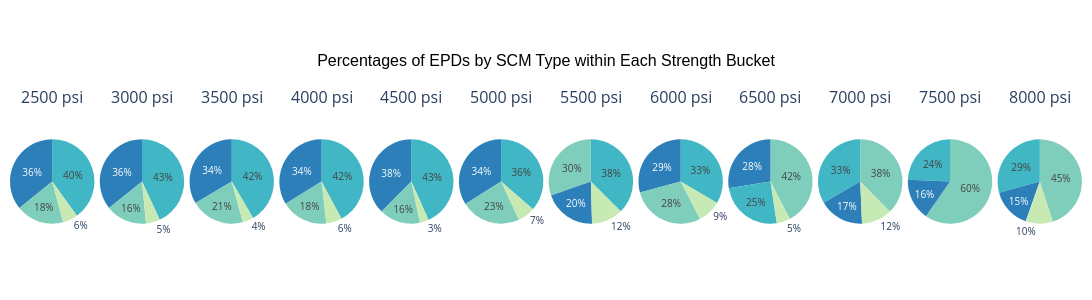

Here is the notebook cell this chart was saved with:
### Code cell
fig_pie = make_subplots(
    rows=1,
    cols=len(strength_order),
    specs=[[{'type': 'pie'}] * len(strength_order)],
    subplot_titles=[f'{int(s)} psi' for s in strength_order],
    horizontal_spacing=0.005,
)

for col_idx, strength in enumerate(strength_order, start=1):
    bucket = df_plot[df_plot['Compressive_Strength'] == strength]
    counts = bucket['scm_type'].value_counts()

    labels, values, pie_colors = [], [], []
    for scm_type, color in zip(scm_plot_order, colors):
        count = counts.get(scm_type, 0)
        if count > 0:
            labels.append(scm_type)
            values.append(count)
            pie_colors.append(color)

    total = sum(values)
    pct_texts = [f'{round(v / total * 100)}%' for v in values]

    fig_pie.add_trace(
        go.Pie(
            labels=labels,
            values=values,
            marker=dict(colors=pie_colors),
            text=pct_texts,
            textinfo='text',
            hovertemplate='%{label}<br>%{text} of %{value:,} mixes<extra></extra>',
            showlegend=False,
            textfont=dict(size=10),
            insidetextorientation='auto',
        ),
        row=1, col=col_idx,
    )

fig_pie.update_layout(
    title={
        'text': 'Percentages of EPDs by SCM Type within Each Strength Bucket',
        'x': 0.5, 'xanchor': 'center', 'yanchor': 'top',
        'font': {'size': 16, 'family': 'Arial', 'color': 'black'},
    },
    height=300,
    width=1400,
    paper_bgcolor='white',
    margin=dict(t=110, b=20, l=10, r=10),
)

fig_pie.show()

### Figure 1 — Plotly figure (JSON) as saved in the notebook; plotly's stock layout.template omitted (floating-point values rounded to 4 significant figures)
{"data": [{"domain": {"x": [0, 0.07875], "y": [0, 1]}, "hovertemplate": "%{label}<br>%{text} of %{value:,} mixes<extra></extra>", "insidetextorientation": "auto", "labels": ["No SCM", "Fly Ash", "Slag", "Both Fly Ash & Slag"], "marker": {"colors": ["#2c7fb8", "#41b6c4", "#7fcdbb", "#c7e9b4"]}, "showlegend": false, "text": ["36%", "40%", "18%", "6%"], "textfont": {"size": 10}, "textinfo": "text", "type": "pie", "values": [451, 504, 231, 73]}, {"domain": {"x": [0.08375, 0.1625], "y": [0, 1]}, "hovertemplate": "%{label}<br>%{text} of %{value:,} mixes<extra></extra>", "insidetextorientation": "auto", "labels": ["No SCM", "Fly Ash", "Slag", "Both Fly Ash & Slag"], "marker": {"colors": ["#2c7fb8", "#41b6c4", "#7fcdbb", "#c7e9b4"]}, "showlegend": false, "text": ["36%", "43%", "16%", "5%"], "textfont": {"size": 10}, "textinfo": "text", "type": "pie", "values": [2724, 3284, 1204, 408]}, {"domain": {"x": [0.1675, 0.2463], "y": [0, 1]}, "hovertemplate": "%{label}<br>%{text} of %{value:,} mixes<extra></extra>", "insidetextorientation": "auto", "labels": ["No SCM", "Fly Ash", "Slag", "Both Fly Ash & Slag"], "marker": {"colors": ["#2c7fb8", "#41b6c4", "#7fcdbb", "#c7e9b4"]}, "showlegend": false, "text": ["34%", "42%", "21%", "4%"], "textfont": {"size": 10}, "textinfo": "text", "type": "pie", "values": [1363, 1689, 841, 172]}, {"domain": {"x": [0.2513, 0.33], "y": [0, 1]}, "hovertemplate": "%{label}<br>%{text} of %{value:,} mixes<extra></extra>", "insidetextorientation": "auto", "labels": ["No SCM", "Fly Ash", "Slag", "Both Fly Ash & Slag"], "marker": {"colors": ["#2c7fb8", "#41b6c4", "#7fcdbb", "#c7e9b4"]}, "showlegend": false, "text": ["34%", "42%", "18%", "6%"], "textfont": {"size": 10}, "textinfo": "text", "type": "pie", "values": [4398, 5488, 2350, 778]}, {"domain": {"x": [0.335, 0.4138], "y": [0, 1]}, "hovertemplate": "%{label}<br>%{text} of %{value:,} mixes<extra></extra>", "insidetextorientation": "auto", "labels": ["No SCM", "Fly Ash", "Slag", "Both Fly Ash & Slag"], "marker": {"colors": ["#2c7fb8", "#41b6c4", "#7fcdbb", "#c7e9b4"]}, "showlegend": false, "text": ["38%", "43%", "16%", "3%"], "textfont": {"size": 10}, "textinfo": "text", "type": "pie", "values": [1849, 2131, 773, 168]}, {"domain": {"x": [0.4188, 0.4975], "y": [0, 1]}, "hovertemplate": "%{label}<br>%{text} of %{value:,} mixes<extra></extra>", "insidetextorientation": "auto", "labels": ["No SCM", "Fly Ash", "Slag", "Both Fly Ash & Slag"], "marker": {"colors": ["#2c7fb8", "#41b6c4", "#7fcdbb", "#c7e9b4"]}, "showlegend": false, "text": ["34%", "36%", "23%", "7%"], "textfont": {"size": 10}, "textinfo": "text", "type": "pie", "values": [2840, 3043, 1919, 558]}, {"domain": {"x": [0.5025, 0.5813], "y": [0, 1]}, "hovertemplate": "%{label}<br>%{text} of %{value:,} mixes<extra></extra>", "insidetextorientation": "auto", "labels": ["No SCM", "Fly Ash", "Slag", "Both Fly Ash & Slag"], "marker": {"colors": ["#2c7fb8", "#41b6c4", "#7fcdbb", "#c7e9b4"]}, "showlegend": false, "text": ["20%", "38%", "30%", "12%"], "textfont": {"size": 10}, "textinfo": "text", "type": "pie", "values": [93, 174, 141, 56]}, {"domain": {"x": [0.5863, 0.665], "y": [0, 1]}, "hovertemplate": "%{label}<br>%{text} of %{value:,} mixes<extra></extra>", "insidetextorientation": "auto", "labels": ["No SCM", "Fly Ash", "Slag", "Both Fly Ash & Slag"], "marker": {"colors": ["#2c7fb8", "#41b6c4", "#7fcdbb", "#c7e9b4"]}, "showlegend": false, "text": ["29%", "33%", "28%", "9%"], "textfont": {"size": 10}, "textinfo": "text", "type": "pie", "values": [957, 1098, 931, 293]}, {"domain": {"x": [0.67, 0.7488], "y": [0, 1]}, "hovertemplate": "%{label}<br>%{text} of %{value:,} mixes<extra></extra>", "insidetextorientation": "auto", "labels": ["No SCM", "Fly Ash", "Slag", "Both Fly Ash & Slag"], "marker": {"colors": ["#2c7fb8", "#41b6c4", "#7fcdbb", "#c7e9b4"]}, "showlegend": false, "text": ["28%", "25%", "42%", "5%"], "textfont": {"size": 10}, "textinfo": "text", "type": "pie", "values": [80, 72, 123, 15]}, {"domain": {"x": [0.7538, 0.8325], "y": [0, 1]}, "hovertemplate": "%{label}<br>%{text} of %{value:,} mixes<extra></extra>", "insidetextorientation": "auto", "labels": ["No SCM", "Fly Ash", "Slag", "Both Fly Ash & Slag"], "marker": {"colors": ["#2c7fb8", "#41b6c4", "#7fcdbb", "#c7e9b4"]}, "showlegend": false, "text": ["17%", "33%", "38%", "12%"], "textfont": {"size": 10}, "textinfo": "text", "type": "pie", "values": [140, 271, 305, 95]}, {"domain": {"x": [0.8375, 0.9163], "y": [0, 1]}, "hovertemplate": "%{label}<br>%{text} of %{value:,} mixes<extra></extra>", "insidetextorientation": "auto", "labels": ["No SCM", "Fly Ash", "Slag"], "marker": {"colors": ["#2c7fb8", "#41b6c4", "#7fcdbb"]}, "showlegend": false, "text": ["16%", "24%", "60%"], "textfont": {"size": 10}, "textinfo": "text", "type": "pie", "values": [19, 29, 71]}, {"domain": {"x": [0.9213, 1], "y": [0, 1]}, "hovertemplate": "%{label}<br>%{text} of %{value:,} mixes<extra></extra>", "insidetextorientation": "auto", "labels": ["No SCM", "Fly Ash", "Slag", "Both Fly Ash & Slag"], "marker": {"colors": ["#2c7fb8", "#41b6c4", "#7fcdbb", "#c7e9b4"]}, "showlegend": false, "text": ["15%", "29%", "45%", "10%"], "textfont": {"size": 10}, "textinfo": "text", "type": "pie", "values": [149, 284, 437, 101]}], "layout": {"annotations": [{"font": {"size": 16}, "showarrow": false, "text": "2500 psi", "x": 0.03938, "xanchor": "center", "xref": "paper", "y": 1, "yanchor": "bottom", "yref": "paper"}, {"font": {"size": 16}, "showarrow": false, "text": "3000 psi", "x": 0.1231, "xanchor": "center", "xref": "paper", "y": 1, "yanchor": "bottom", "yref": "paper"}, {"font": {"size": 16}, "showarrow": false, "text": "3500 psi", "x": 0.2069, "xanchor": "center", "xref": "paper", "y": 1, "yanchor": "bottom", "yref": "paper"}, {"font": {"size": 16}, "showarrow": false, "text": "4000 psi", "x": 0.2906, "xanchor": "center", "xref": "paper", "y": 1, "yanchor": "bottom", "yref": "paper"}, {"font": {"size": 16}, "showarrow": false, "text": "4500 psi", "x": 0.3744, "xanchor": "center", "xref": "paper", "y": 1, "yanchor": "bottom", "yref": "paper"}, {"font": {"size": 16}, "showarrow": false, "text": "5000 psi", "x": 0.4581, "xanchor": "center", "xref": "paper", "y": 1, "yanchor": "bottom", "yref": "paper"}, {"font": {"size": 16}, "showarrow": false, "text": "5500 psi", "x": 0.5419, "xanchor": "center", "xref": "paper", "y": 1, "yanchor": "bottom", "yref": "paper"}, {"font": {"size": 16}, "showarrow": false, "text": "6000 psi", "x": 0.6256, "xanchor": "center", "xref": "paper", "y": 1, "yanchor": "bottom", "yref": "paper"}, {"font": {"size": 16}, "showarrow": false, "text": "6500 psi", "x": 0.7094, "xanchor": "center", "xref": "paper", "y": 1, "yanchor": "bottom", "yref": "paper"}, {"font": {"size": 16}, "showarrow": false, "text": "7000 psi", "x": 0.7931, "xanchor": "center", "xref": "paper", "y": 1, "yanchor": "bottom", "yref": "paper"}, {"font": {"size": 16}, "showarrow": false, "text": "7500 psi", "x": 0.8769, "xanchor": "center", "xref": "paper", "y": 1, "yanchor": "bottom", "yref": "paper"}, {"font": {"size": 16}, "showarrow": false, "text": "8000 psi", "x": 0.9606, "xanchor": "center", "xref": "paper", "y": 1, "yanchor": "bottom", "yref": "paper"}], "height": 300, "margin": {"b": 20, "l": 10, "r": 10, "t": 110}, "paper_bgcolor": "white", "title": {"font": {"color": "black", "family": "Arial", "size": 16}, "text": "Percentages of EPDs by SCM Type within Each Strength Bucket", "x": 0.5, "xanchor": "center", "yanchor": "top"}, "width": 1400}}
